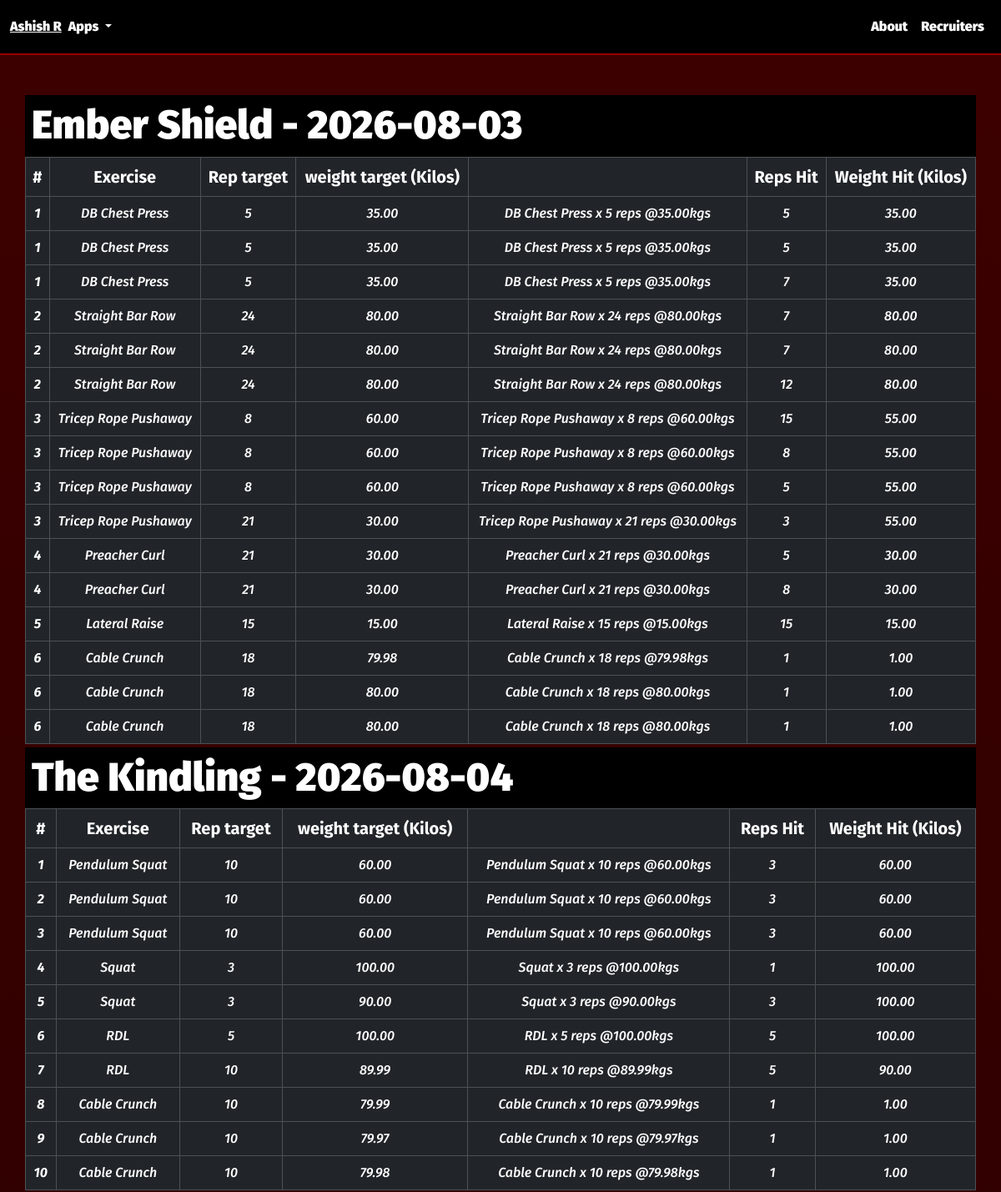
/PotentialUnleashed/mesocycles/5/history (upper part), run on the app's committed database.
### PotentialUnleashed/models.py (models this page shows, shortened)
class Set(models.Model):
    workout_exercise = models.ForeignKey(WorkoutExercise, on_delete=models.CASCADE)
    reps_target = models.IntegerField("Rep Target",default=1,blank=False, validators=[MinValueValidator(1), MaxValueValidator(100)] )
    reps_hit = models.IntegerField("Reps Hit", default=1, blank=False, validators=[MinValueValidator(1), MaxValueValidator(100)])
    rest_time = models.IntegerField("Rest", blank=False, default=60)
    weight_target = models.DecimalField("Weight Target (Kgs)",default=1.0, blank=False, validators=[MinValueValidator(0), MaxValueValidator(1000)], decimal_places=2, max_digits=8)
    weight_hit = models.DecimalField("Weight Hit (Kgs)",default=1.0, blank=False, null=False, validators=[MinValueValidator(0), MaxValueValidator(1000)], decimal_places=2, max_digits=8)
    progression_model = models.CharField(blank=False, null=False, choices=ProgressionTypes, max_length=500, default="SS")
    def __str__(self):
        return str(self.workout_exercise.exercise) + f" x {self.reps_target} reps @{self.weight_target}kgs"
    def getExercise(self):
        return self.workout_exercise.exercise
    def getRepTarget(self):
        return self.reps_target
    def getRepsHit(self):
        return self.reps_hit
    def getWeightTarget(self):
        return self.weight_target
    def getWeightHit(self):
        return self.weight_hit
    class Meta:
        ordering = ["workout_exercise__workout__date"]

class WorkoutExercise(models.Model):
    workout = models.ForeignKey(Workout, on_delete=models.CASCADE, related_name="workoutexercises") # CASCADE kill parent means nuke all the kids PROTECT means kill kids then can kill parent
    exercise = models.ForeignKey(Exercise, on_delete=models.SET_NULL, null=True)
    order = models.IntegerField(blank=False,null=False)
    class Meta:
        ordering = ['workout__date']

class Exercise(models.Model):
    name = models.CharField(max_length=50, blank=False, null=False, unique=True)
    target_muscle = models.CharField(max_length=20, choices=Muscle_Groups, blank=False, null=False)
    def __str__(self):
        return self.name

### PotentialUnleashed/views.py (the view)
# urls.py: path("mesocycles/<int:mesocycle_id>/history", views.mesocycleHistory, name="mesocycleHistory"),
def mesocycleHistory(request, mesocycle_id):
    mesocycle = Mesocycle.objects.get(id=mesocycle_id)
    workouts = mesocycle.workouts.all().order_by("date")
    workoutInfo = []
    sets = []
    for workout in workouts:
        workoutInfo.append(workout.name + " - " + str(workout.date))
        set = Set.objects.filter(workout_exercise__workout=workout)
        sets.append(set)
    sets_workout_info = zip(sets, workoutInfo)
    exercise_fields = ["#", "Exercise", "Rep target", "weight target (Kilos)", "", "Reps Hit", "Weight Hit (Kilos)" ]
    return render(request,"PotentialUnleashed/workoutHistory.html",
                  context={ "sets_workout_info": sets_workout_info,
                           "exercise_fields": exercise_fields})

### PotentialUnleashed/templates/PotentialUnleashed/workoutHistory.html
{% extends 'PotentialUnleashed/base.html' %}
{% load static %}
{% block css %} <link rel="stylesheet" href="{% static 'PotentialUnleashed/workouthistory.css' %}"> {% endblock %}
{% block body %}
    {% if sets_workout_info %}
        <div class="container my-5">
            {% for sets,name in sets_workout_info %}
                    <h1 class="title fira-sans-black p-2">{{ name }}</h1>
                        <table class="table table-bordered table-dark table-hover mb-1">
                            <thead class="fira-sans-black">
                                <tr class="table-heading text-lg-center">
                                    {% for field in exercise_fields %}
                                        <th class="col" scope="col" >{{ field }}</th>
                                    {% endfor %}
                                </tr>
                            </thead>
                            <tbody class="fira-sans-medium-italic table-entries">
                                {% for set in sets %}
                                <tr class="text-lg-center">
                                    <th scope="row"> {{ set.workout_exercise.order }}</th>
                                    <td>{{ set.getExercise }}</td>
                                    <td>{{ set.getRepTarget }}</td>
                                    <td>{{ set.getWeightTarget }}</td>
                                    <td>{{ set }}</td>
                                    <td>{{ set.getRepsHit }}</td>
                                    <td>{{ set.getWeightHit }}</td>
                                </tr>
                                {% endfor %}
                            </tbody>
                        </table>
            {% endfor %}
        </div>
    {% else %}
        <p class="lead">No workout history available</p>
    {% endif %}
{% endblock %}

### PotentialUnleashed/static/PotentialUnleashed/base.css (style rules this page uses)
body { margin: 0; background: linear-gradient(0deg, #000000, #3D0000); background-attachment: fixed; background-repeat: no-repeat; min-height: 100vh; }
.fira-sans-black { font-family: "Fira Sans", sans-serif; font-weight: 900; font-style: normal; }
.fira-sans-medium-italic { font-family: "Fira Sans", sans-serif; font-weight: 500; font-style: italic; }

### PotentialUnleashed/static/PotentialUnleashed/workouthistory.css (style rules this page uses)
.container { padding: 0px; }
.title { color:white; width: 100%; background-color: black; margin-bottom: 0px; font-size: 3rem; padding-left: 2px; }
.table-heading { font-size: 1.25rem; }
.table-entries { font-size: 1rem; }

### data on the page
Set: workout_exercise.order "1", getExercise "DB Chest Press", getRepTarget "5", getWeightTarget "35.00", workout_exercise+reps_target+weight_target "DB Chest Press x 5 reps @35.00kgs", getRepsHit "5", getWeightHit "35.00"
Set: workout_exercise.order "1", getExercise "DB Chest Press", getRepTarget "5", getWeightTarget "35.00", workout_exercise+reps_target+weight_target "DB Chest Press x 5 reps @35.00kgs", getRepsHit "5", getWeightHit "35.00"
Set: workout_exercise.order "1", getExercise "DB Chest Press", getRepTarget "5", getWeightTarget "35.00", workout_exercise+reps_target+weight_target "DB Chest Press x 5 reps @35.00kgs", getRepsHit "7", getWeightHit "35.00"
Set: workout_exercise.order "2", getExercise "Straight Bar Row", getRepTarget "24", getWeightTarget "80.00", workout_exercise+reps_target+weight_target "Straight Bar Row x 24 reps @80.00kgs", getRepsHit "7", getWeightHit "80.00"
Set: workout_exercise.order "2", getExercise "Straight Bar Row", getRepTarget "24", getWeightTarget "80.00", workout_exercise+reps_target+weight_target "Straight Bar Row x 24 reps @80.00kgs", getRepsHit "7", getWeightHit "80.00"
Set: workout_exercise.order "2", getExercise "Straight Bar Row", getRepTarget "24", getWeightTarget "80.00", workout_exercise+reps_target+weight_target "Straight Bar Row x 24 reps @80.00kgs", getRepsHit "12", getWeightHit "80.00"
Set: workout_exercise.order "3", getExercise "Tricep Rope Pushaway", getRepTarget "8", getWeightTarget "60.00", workout_exercise+reps_target+weight_target "Tricep Rope Pushaway x 8 reps @60.00kgs", getRepsHit "15", getWeightHit "55.00"
Set: workout_exercise.order "3", getExercise "Tricep Rope Pushaway", getRepTarget "8", getWeightTarget "60.00", workout_exercise+reps_target+weight_target "Tricep Rope Pushaway x 8 reps @60.00kgs", getRepsHit "8", getWeightHit "55.00"
Set: workout_exercise.order "3", getExercise "Tricep Rope Pushaway", getRepTarget "8", getWeightTarget "60.00", workout_exercise+reps_target+weight_target "Tricep Rope Pushaway x 8 reps @60.00kgs", getRepsHit "5", getWeightHit "55.00"
Set: workout_exercise.order "3", getExercise "Tricep Rope Pushaway", getRepTarget "21", getWeightTarget "30.00", workout_exercise+reps_target+weight_target "Tricep Rope Pushaway x 21 reps @30.00kgs", getRepsHit "3", getWeightHit "55.00"
Set: workout_exercise.order "4", getExercise "Preacher Curl", getRepTarget "21", getWeightTarget "30.00", workout_exercise+reps_target+weight_target "Preacher Curl x 21 reps @30.00kgs", getRepsHit "5", getWeightHit "30.00"
Set: workout_exercise.order "4", getExercise "Preacher Curl", getRepTarget "21", getWeightTarget "30.00", workout_exercise+reps_target+weight_target "Preacher Curl x 21 reps @30.00kgs", getRepsHit "8", getWeightHit "30.00"
Set: workout_exercise.order "5", getExercise "Lateral Raise", getRepTarget "15", getWeightTarget "15.00", workout_exercise+reps_target+weight_target "Lateral Raise x 15 reps @15.00kgs", getRepsHit "15", getWeightHit "15.00"
Set: workout_exercise.order "6", getExercise "Cable Crunch", getRepTarget "18", getWeightTarget "79.98", workout_exercise+reps_target+weight_target "Cable Crunch x 18 reps @79.98kgs", getRepsHit "1", getWeightHit "1.00"
Set: workout_exercise.order "6", getExercise "Cable Crunch", getRepTarget "18", getWeightTarget "80.00", workout_exercise+reps_target+weight_target "Cable Crunch x 18 reps @80.00kgs", getRepsHit "1", getWeightHit "1.00"
Set: workout_exercise.order "6", getExercise "Cable Crunch", getRepTarget "18", getWeightTarget "80.00", workout_exercise+reps_target+weight_target "Cable Crunch x 18 reps @80.00kgs", getRepsHit "1", getWeightHit "1.00"
Set: workout_exercise.order "1", getExercise "Pendulum Squat", getRepTarget "10", getWeightTarget "60.00", workout_exercise+reps_target+weight_target "Pendulum Squat x 10 reps @60.00kgs", getRepsHit "3", getWeightHit "60.00"
Set: workout_exercise.order "2", getExercise "Pendulum Squat", getRepTarget "10", getWeightTarget "60.00", workout_exercise+reps_target+weight_target "Pendulum Squat x 10 reps @60.00kgs", getRepsHit "3", getWeightHit "60.00"
Set: workout_exercise.order "3", getExercise "Pendulum Squat", getRepTarget "10", getWeightTarget "60.00", workout_exercise+reps_target+weight_target "Pendulum Squat x 10 reps @60.00kgs", getRepsHit "3", getWeightHit "60.00"
Set: workout_exercise.order "4", getExercise "Squat", getRepTarget "3", getWeightTarget "100.00", workout_exercise+reps_target+weight_target "Squat x 3 reps @100.00kgs", getRepsHit "1", getWeightHit "100.00"
Set: workout_exercise.order "5", getExercise "Squat", getRepTarget "3", getWeightTarget "90.00", workout_exercise+reps_target+weight_target "Squat x 3 reps @90.00kgs", getRepsHit "3", getWeightHit "100.00"
Set: workout_exercise.order "6", getExercise "RDL", getRepTarget "5", getWeightTarget "100.00", workout_exercise+reps_target+weight_target "RDL x 5 reps @100.00kgs", getRepsHit "5", getWeightHit "100.00"
Set: workout_exercise.order "7", getExercise "RDL", getRepTarget "10", getWeightTarget "89.99", workout_exercise+reps_target+weight_target "RDL x 10 reps @89.99kgs", getRepsHit "5", getWeightHit "90.00"
Set: workout_exercise.order "8", getExercise "Cable Crunch", getRepTarget "10", getWeightTarget "79.99", workout_exercise+reps_target+weight_target "Cable Crunch x 10 reps @79.99kgs", getRepsHit "1", getWeightHit "1.00"
Set: workout_exercise.order "9", getExercise "Cable Crunch", getRepTarget "10", getWeightTarget "79.97", workout_exercise+reps_target+weight_target "Cable Crunch x 10 reps @79.97kgs", getRepsHit "1", getWeightHit "1.00"
Set: workout_exercise.order "10", getExercise "Cable Crunch", getRepTarget "10", getWeightTarget "79.98", workout_exercise+reps_target+weight_target "Cable Crunch x 10 reps @79.98kgs", getRepsHit "1", getWeightHit "1.00"

### other printed values
{{ name }} "Ember Shield - 2026-08-03" "The Kindling - 2026-08-04"
{{ field }} "#" "Exercise" "Rep target" "weight target (Kilos)" "Reps Hit" "Weight Hit (Kilos)" "#" "Exercise" "Rep target" "weight target (Kilos)" "Reps Hit" "Weight Hit (Kilos)"
